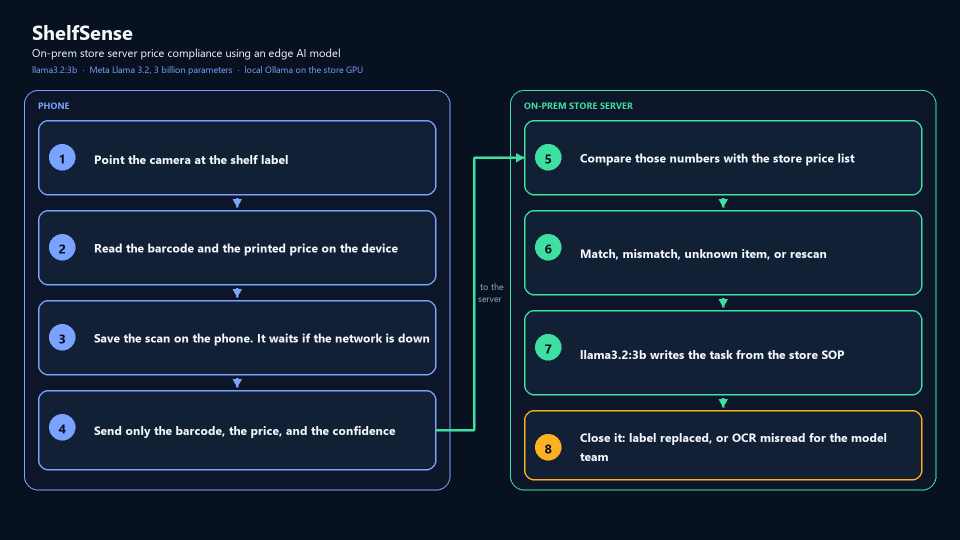
#> input picture presentation/shelfsense-flow.png, 1920 x 1080 px (shown at 1/2 size)
$ python -i build_demo_video.py   (imports and definitions only)
#> lines starting #> are read from the running program, lines starting #| are printed output that depends on the picture
"""Turn the recorded dashboard frames into a GIF and an MP4."""
from pathlib import Path

import imageio_ffmpeg
from PIL import Image, ImageDraw, ImageFont

ROOT = Path(__file__).resolve().parent
SHOTS = Path(r"C:\Users\zkhan\AppData\Local\Temp\cursor\screenshots")
NAVY = (7, 17, 31)
WHITE = (244, 247, 251)
MUTED = (186, 198, 214)
BLUE = (122, 162, 255)
GREEN = (62, 224, 162)
AMBER = (255, 176, 32)
W, H = 1280, 800
FONT = "C:/Windows/Fonts/segoeui.ttf"
FONT_B = "C:/Windows/Fonts/segoeuib.ttf"


def face(size, bold=False):
    return ImageFont.truetype(FONT_B if bold else FONT, size)


# [48 lines left out: functions wrap, card, stage_phone, not called in this run]


def fit_dashboard(path):
#> called with path = 'shelfsense-flow.png'
    img = Image.open(path).convert("RGB")
#> img is the input picture: PIL image 1920x1080 RGB; mean R, G, B 20.7, 35.2, 52.8
    w, h = img.size
#> w = 1920; h = 1080
    px = img.load()
    last = 0
    for y in range(int(h * 0.75)):
        bright = False
        for x in range(0, w, 6):
            r, g, b = px[x, y]
            if r + g + b > 200:
                bright = True
                break
        if bright:
            last = y
    cropped = img.crop((0, 0, min(w, 1280), min(h, last + 28)))
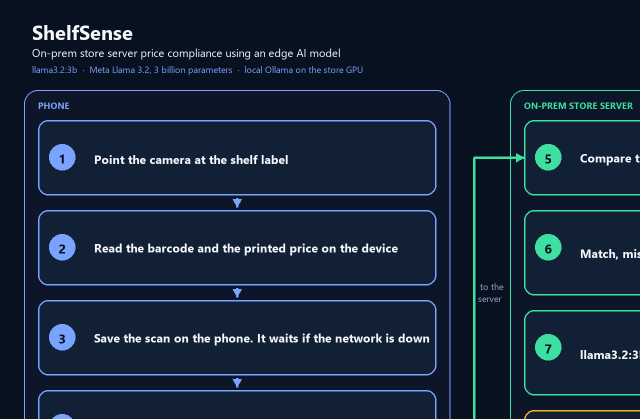
#> cropped: PIL image 1280x837 RGB (shown at 1/2 size); mean R, G, B 21.5, 36.6, 55.7
    canvas = Image.new("RGB", (W, H), NAVY)
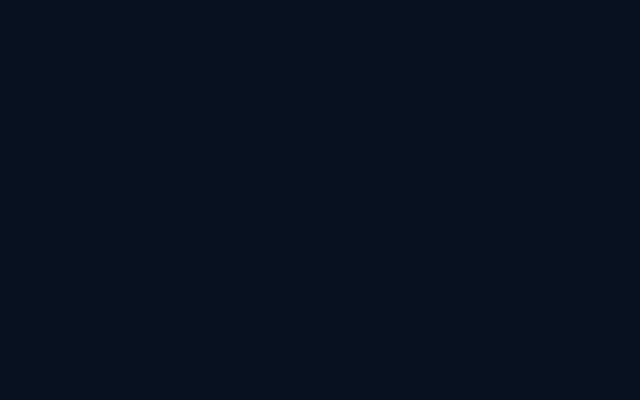
#> canvas: PIL image 1280x800 RGB (shown at 1/2 size); mean R, G, B 7, 17, 31
    fitted = cropped.resize((W, H), Image.Resampling.LANCZOS)
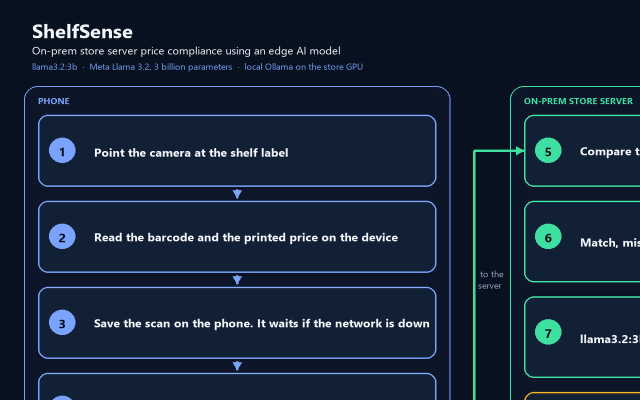
#> fitted: PIL image 1280x800 RGB (shown at 1/2 size); mean R, G, B 21.6, 36.6, 55.6
    canvas.paste(fitted, (0, 0))
    return canvas


# [85 lines left out: functions grab_phone, main, not called in this run]


# [2 lines not run here, left out]

>>> result = fit_dashboard('shelfsense-flow.png')
